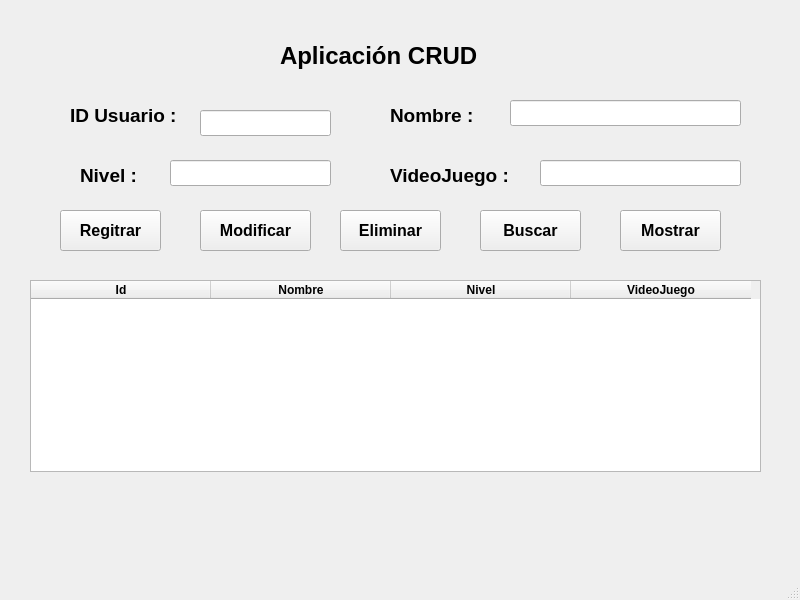
<?xml version="1.0" encoding="UTF-8"?>
<ui version="4.0">
 <class>MainWindow</class>
 <widget class="QMainWindow" name="MainWindow">
  <property name="geometry">
   <rect>
    <x>0</x>
    <y>0</y>
    <width>800</width>
    <height>600</height>
   </rect>
  </property>
  <property name="windowTitle">
   <string>CRUD-Programacion</string>
  </property>
  <widget class="QWidget" name="centralwidget">
   <widget class="QPushButton" name="boton_registrar">
    <property name="geometry">
     <rect>
      <x>60</x>
      <y>210</y>
      <width>101</width>
      <height>41</height>
     </rect>
    </property>
    <property name="font">
     <font>
      <pointsize>12</pointsize>
      <bold>true</bold>
     </font>
    </property>
    <property name="text">
     <string>Regitrar</string>
    </property>
   </widget>
   <widget class="QLabel" name="TITULO">
    <property name="geometry">
     <rect>
      <x>280</x>
      <y>20</y>
      <width>261</width>
      <height>71</height>
     </rect>
    </property>
    <property name="font">
     <font>
      <pointsize>18</pointsize>
      <bold>true</bold>
     </font>
    </property>
    <property name="text">
     <string>Aplicación CRUD</string>
    </property>
   </widget>
   <widget class="QLabel" name="label_2">
    <property name="geometry">
     <rect>
      <x>70</x>
      <y>100</y>
      <width>131</width>
      <height>31</height>
     </rect>
    </property>
    <property name="font">
     <font>
      <pointsize>14</pointsize>
      <bold>true</bold>
     </font>
    </property>
    <property name="text">
     <string>ID Usuario :</string>
    </property>
   </widget>
   <widget class="QLabel" name="label_3">
    <property name="geometry">
     <rect>
      <x>390</x>
      <y>100</y>
      <width>111</width>
      <height>31</height>
     </rect>
    </property>
    <property name="font">
     <font>
      <pointsize>14</pointsize>
      <bold>true</bold>
     </font>
    </property>
    <property name="text">
     <string>Nombre :</string>
    </property>
   </widget>
   <widget class="QLabel" name="label_4">
    <property name="geometry">
     <rect>
      <x>390</x>
      <y>160</y>
      <width>141</width>
      <height>31</height>
     </rect>
    </property>
    <property name="font">
     <font>
      <pointsize>14</pointsize>
      <bold>true</bold>
     </font>
    </property>
    <property name="text">
     <string>VideoJuego :</string>
    </property>
   </widget>
   <widget class="QLabel" name="label_5">
    <property name="geometry">
     <rect>
      <x>80</x>
      <y>160</y>
      <width>71</width>
      <height>31</height>
     </rect>
    </property>
    <property name="font">
     <font>
      <pointsize>14</pointsize>
      <bold>true</bold>
     </font>
    </property>
    <property name="text">
     <string>Nivel :</string>
    </property>
   </widget>
   <widget class="QPushButton" name="boton_modificar">
    <property name="geometry">
     <rect>
      <x>200</x>
      <y>210</y>
      <width>111</width>
      <height>41</height>
     </rect>
    </property>
    <property name="font">
     <font>
      <pointsize>12</pointsize>
      <bold>true</bold>
     </font>
    </property>
    <property name="text">
     <string>Modificar</string>
    </property>
   </widget>
   <widget class="QPushButton" name="boton_eliminar">
    <property name="geometry">
     <rect>
      <x>340</x>
      <y>210</y>
      <width>101</width>
      <height>41</height>
     </rect>
    </property>
    <property name="font">
     <font>
      <pointsize>12</pointsize>
      <bold>true</bold>
     </font>
    </property>
    <property name="text">
     <string>Eliminar</string>
    </property>
   </widget>
   <widget class="QPushButton" name="boton_buscar">
    <property name="geometry">
     <rect>
      <x>480</x>
      <y>210</y>
      <width>101</width>
      <height>41</height>
     </rect>
    </property>
    <property name="font">
     <font>
      <pointsize>12</pointsize>
      <bold>true</bold>
     </font>
    </property>
    <property name="text">
     <string>Buscar</string>
    </property>
   </widget>
   <widget class="QLineEdit" name="digitar_id">
    <property name="geometry">
     <rect>
      <x>200</x>
      <y>110</y>
      <width>131</width>
      <height>26</height>
     </rect>
    </property>
   </widget>
   <widget class="QLineEdit" name="digitar_nombre">
    <property name="geometry">
     <rect>
      <x>510</x>
      <y>100</y>
      <width>231</width>
      <height>26</height>
     </rect>
    </property>
   </widget>
   <widget class="QLineEdit" name="digitar_juego">
    <property name="geometry">
     <rect>
      <x>540</x>
      <y>160</y>
      <width>201</width>
      <height>26</height>
     </rect>
    </property>
   </widget>
   <widget class="QLineEdit" name="digitar_nivel">
    <property name="geometry">
     <rect>
      <x>170</x>
      <y>160</y>
      <width>161</width>
      <height>26</height>
     </rect>
    </property>
   </widget>
   <widget class="QTableWidget" name="tabla_registros">
    <property name="geometry">
     <rect>
      <x>30</x>
      <y>280</y>
      <width>731</width>
      <height>192</height>
     </rect>
    </property>
    <attribute name="horizontalHeaderCascadingSectionResizes">
     <bool>false</bool>
    </attribute>
    <attribute name="horizontalHeaderDefaultSectionSize">
     <number>180</number>
    </attribute>
    <attribute name="horizontalHeaderShowSortIndicator" stdset="0">
     <bool>false</bool>
    </attribute>
    <attribute name="verticalHeaderVisible">
     <bool>false</bool>
    </attribute>
    <column>
     <property name="text">
      <string>Id</string>
     </property>
     <property name="font">
      <font>
       <bold>true</bold>
      </font>
     </property>
    </column>
    <column>
     <property name="text">
      <string>Nombre</string>
     </property>
     <property name="font">
      <font>
       <bold>true</bold>
      </font>
     </property>
    </column>
    <column>
     <property name="text">
      <string>Nivel</string>
     </property>
     <property name="font">
      <font>
       <bold>true</bold>
      </font>
     </property>
    </column>
    <column>
     <property name="text">
      <string>VideoJuego</string>
     </property>
     <property name="font">
      <font>
       <bold>true</bold>
      </font>
     </property>
    </column>
   </widget>
   <widget class="QPushButton" name="boton_mostrar">
    <property name="geometry">
     <rect>
      <x>620</x>
      <y>210</y>
      <width>101</width>
      <height>41</height>
     </rect>
    </property>
    <property name="font">
     <font>
      <pointsize>12</pointsize>
      <bold>true</bold>
     </font>
    </property>
    <property name="text">
     <string>Mostrar</string>
    </property>
   </widget>
  </widget>
  <widget class="QMenuBar" name="menubar">
   <property name="geometry">
    <rect>
     <x>0</x>
     <y>0</y>
     <width>800</width>
     <height>26</height>
    </rect>
   </property>
  </widget>
  <widget class="QStatusBar" name="statusbar"/>
 </widget>
 <resources/>
 <connections/>
</ui>
